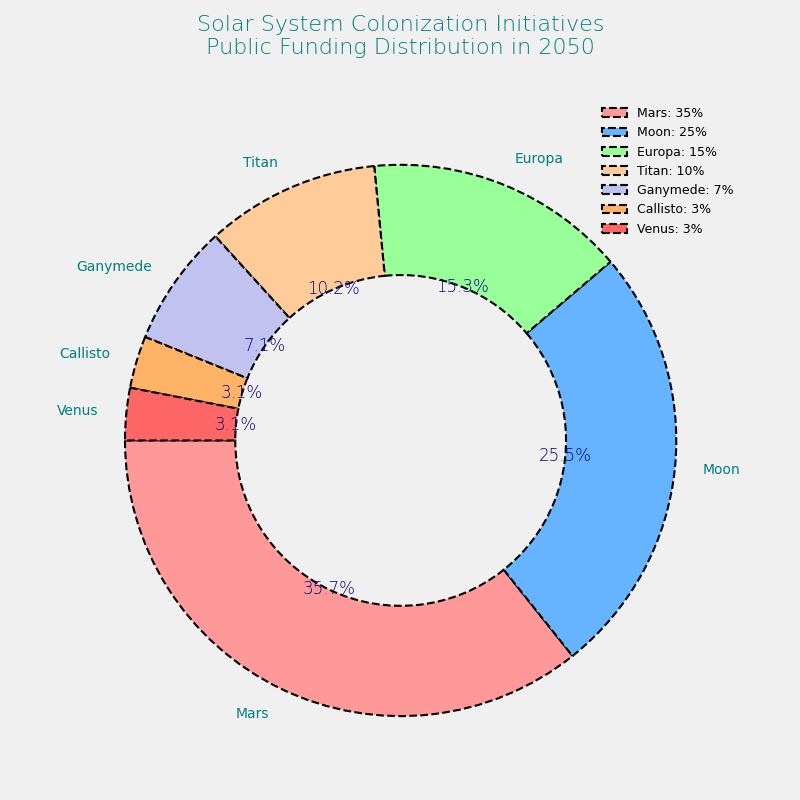

Generate this figure with Python:
import matplotlib.pyplot as plt

planets = ["Mars", "Moon", "Europa", "Titan", "Ganymede", "Callisto", "Venus"]
funding_percentages = [35, 25, 15, 10, 7, 3, 3]
colors = ['#ff9999','#66b3ff','#99ff99','#ffcc99','#c2c2f0','#ffb366','#ff6666']

fig, ax = plt.subplots(figsize=(8, 8), facecolor='#f0f0f0')
wedges, texts, autotexts = ax.pie(
    funding_percentages,
    labels=planets,
    colors=colors,
    autopct='%1.1f%%',
    startangle=180,
    textprops=dict(color="navy"),
    wedgeprops=dict(edgecolor='black', linestyle='--', linewidth=1.5, width=0.4)
)

plt.setp(autotexts, size=12, weight="light")
plt.setp(texts, size=10, color='teal')

ax.set_title(
    'Solar System Colonization Initiatives\nPublic Funding Distribution in 2050',
    fontsize=16,
    fontweight='light', 
    color='teal',
    pad=30
)

ax.legend(
    wedges,
    [f"{planet}: {percentage}%" for planet, percentage in zip(planets, funding_percentages)],
    loc="best",
    fontsize=9,
    title_fontsize=11,
    frameon=False
)

ax.set_aspect('equal')
plt.tight_layout()
plt.show()
